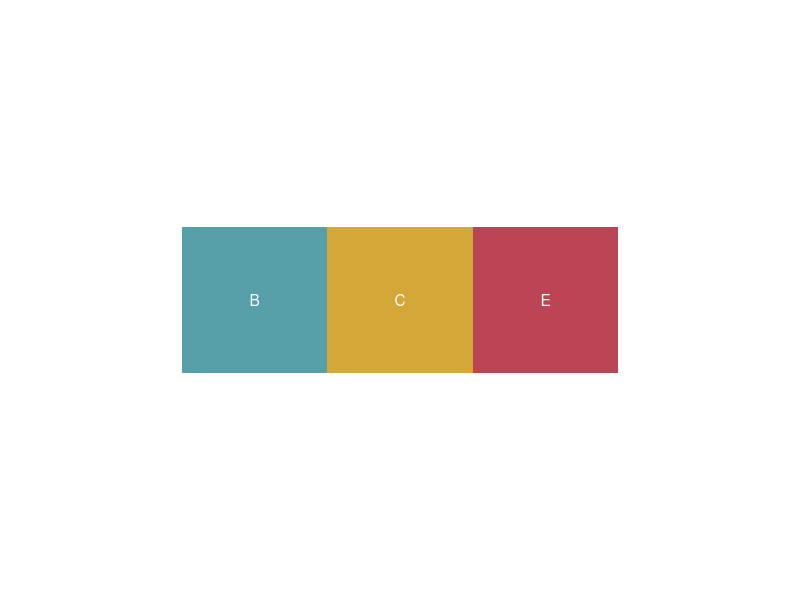

This figure's R source: (Note: this script raises an error after producing the figure.)
library(ggforce)
library(ggplot2)
library(dplyr)
library(cowplot)


evo_cols <-   c( 
  "A" = "#37396C",
  "B" = "#58A0A9", 
  "C" = "#D3A838",
  "D" = "#362401",
  "E" = "#BB4455")

area <- "ABC"

evo_diagram <- function(range){

  range_vec <- strsplit(range, "") %>% unlist()
  
  x <- 1:nchar(range)
  y <- rep(1, nchar(range))
  
  xlim <- c(mean(x)-2.5, mean(x)+2.5)
  
  df_tiles <- data.frame(x, y, evo = range_vec)
  
  diagram <- 
  ggplot(df_tiles, aes(x, y, fill = evo)) +
    geom_tile(show.legend = F) +
    geom_text(
      aes(x, y, label = evo), 
      color = "white"
    ) +
    scale_fill_manual(values = evo_cols) +
    coord_equal(xlim = xlim) +
    theme_void() +
    theme(
      plot.background = element_rect(colour = NA, fill = "transparent")
    )
  
  diagram
  
}

evo_diagram("BCE")

test_diagrams <- 
  map(tree_df$area, function(x){
  evo_diagram(x)
})

names(test_diagrams) <- 1:nrow(tree_df)

p <-
  ggtree(
    tree_df, 
    layout = "rect",
    aes(x = x), 
    size = 2,
    color = "#8E8E8A"
  )  +
  geom_tiplab(
    color = "#202015", 
    offset = 0.5, 
    fontface = 3
  ) +
  scale_x_continuous(
    limits = c(-30, 5), 
    breaks = seq(-30, 5, 5), 
    labels = c(paste0(seq(30, 0, -5), "Ma"), "") 
  ) +
  theme_tree2() 



new_chart_phy <- inset(p, test_diagrams, width=.09, height=.09)
ggsave(
  "output/fig/new_chart_phy.png",
  new_chart_phy , 
  width = 10, 
  height = 16
) 


